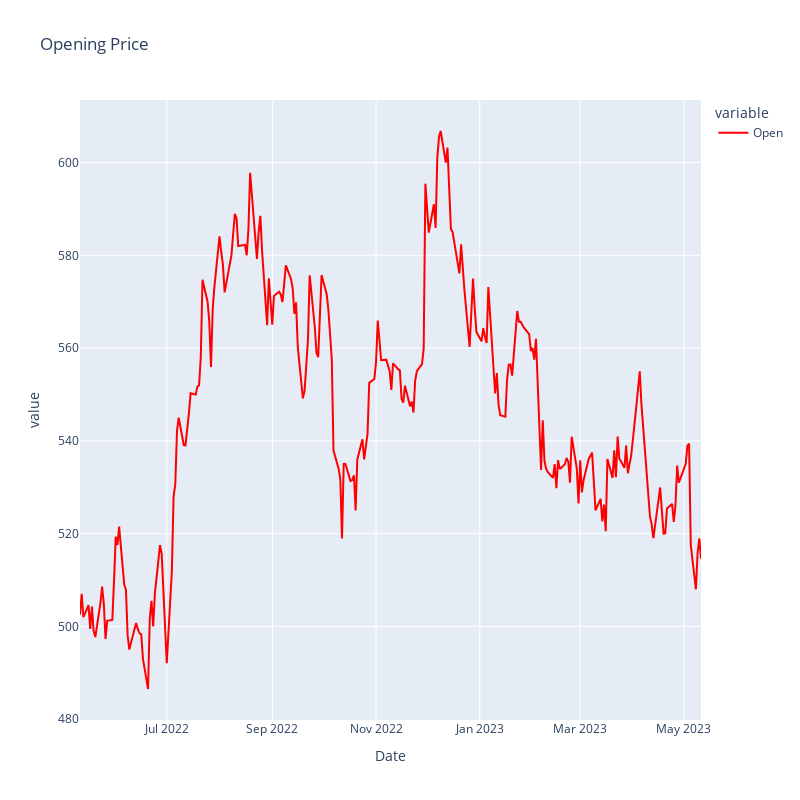

The notebook cell saved with this chart:
### Code cell
print('Opening Price of',x1)
open1_chart = px.line(df1['Open'], 
                           title='Opening Price', 
                           color_discrete_map={'Open':'red'}, 
                           width=800, height=800)
open1_chart.show()

### Figure 1 — Plotly figure (JSON) as saved in the notebook; plotly's stock layout.template omitted (floating-point values rounded to 4 significant figures; data arrays with more than 128 entries replaced by an {"elided": "..."} marker saying what was removed)
{"data": [{"hovertemplate": "variable=Open<br>Date=%{x}<br>value=%{y}<extra></extra>", "legendgroup": "Open", "line": {"color": "red", "dash": "solid"}, "marker": {"symbol": "circle"}, "mode": "lines", "name": "Open", "orientation": "v", "showlegend": true, "type": "scatter", "x": {"elided": "249 str values"}, "xaxis": "x", "y": {"elided": "249 float values"}, "yaxis": "y"}], "layout": {"height": 800, "legend": {"title": {"text": "variable"}, "tracegroupgap": 0}, "title": {"text": "Opening Price"}, "width": 800, "xaxis": {"anchor": "y", "domain": [0, 1], "title": {"text": "Date"}}, "yaxis": {"anchor": "x", "domain": [0, 1], "title": {"text": "value"}}}}
